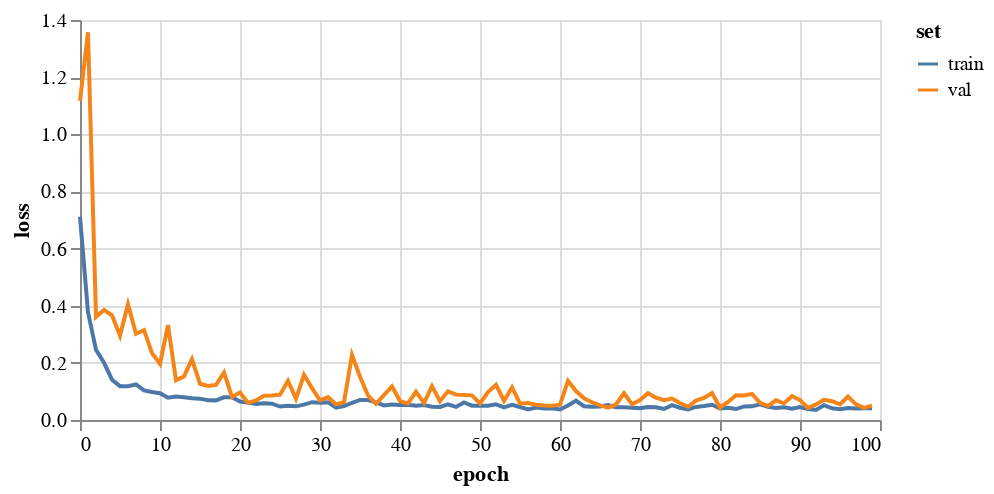

Notebook code cell kept with this figure:
### Markdown cell above
## 3. Initial training

### Code cell
saveDir = 'results/transferLrn_des9_01/'
epochs = 100
ptrGcn = FeaStNet()
history = ptrGcn.trainModel(pretrainData, pretrainValData, 
                            epochs=epochs,
                            saveDir=saveDir+f'preTrain/gcn/')

ptrGcnCheckptFile = ptrGcn.checkptFile
plotHistory(history)

### Figure 1 — Vega-Lite specification as saved in the notebook (floating-point values rounded to 4 significant figures)
{"config": {"view": {"continuousWidth": 400, "continuousHeight": 300}}, "data": {"name": "data-460b332c36448c5bad09cb73cecd2e28"}, "mark": "line", "encoding": {"color": {"type": "nominal", "field": "set"}, "tooltip": [{"type": "quantitative", "field": "epoch"}, {"type": "quantitative", "field": "value"}], "x": {"type": "quantitative", "field": "epoch"}, "y": {"type": "quantitative", "axis": {"title": "loss"}, "field": "value"}}, "height": 200, "transform": [{"fold": ["train", "val"], "as": ["set", "value"]}], "width": 400, "$schema": "https://vega.github.io/schema/vega-lite/v4.8.1.json", "datasets": {"data-460b332c36448c5bad09cb73cecd2e28": [{"train": 0.7114, "val": 1.117, "epoch": 0}, {"train": 0.377, "val": 1.357, "epoch": 1}, {"train": 0.2457, "val": 0.361, "epoch": 2}, {"train": 0.2001, "val": 0.3853, "epoch": 3}, {"train": 0.141, "val": 0.3667, "epoch": 4}, {"train": 0.1184, "val": 0.2948, "epoch": 5}, {"train": 0.1185, "val": 0.4055, "epoch": 6}, {"train": 0.1244, "val": 0.3017, "epoch": 7}, {"train": 0.1037, "val": 0.3143, "epoch": 8}, {"train": 0.09778, "val": 0.234, "epoch": 9}, {"train": 0.09386, "val": 0.196, "epoch": 10}, {"train": 0.0779, "val": 0.3322, "epoch": 11}, {"train": 0.08217, "val": 0.1389, "epoch": 12}, {"train": 0.07976, "val": 0.1525, "epoch": 13}, {"train": 0.07602, "val": 0.213, "epoch": 14}, {"train": 0.07479, "val": 0.1267, "epoch": 15}, {"train": 0.06942, "val": 0.1191, "epoch": 16}, {"train": 0.06871, "val": 0.123, "epoch": 17}, {"train": 0.07928, "val": 0.1659, "epoch": 18}, {"train": 0.07947, "val": 0.08098, "epoch": 19}, {"train": 0.06457, "val": 0.09591, "epoch": 20}, {"train": 0.06113, "val": 0.06015, "epoch": 21}, {"train": 0.05623, "val": 0.0682, "epoch": 22}, {"train": 0.05848, "val": 0.08514, "epoch": 23}, {"train": 0.05716, "val": 0.08613, "epoch": 24}, {"train": 0.04716, "val": 0.0885, "epoch": 25}, {"train": 0.04966, "val": 0.1367, "epoch": 26}, {"train": 0.04774, "val": 0.07412, "epoch": 27}, {"train": 0.05379, "val": 0.1583, "epoch": 28}, {"train": 0.06236, "val": 0.1117, "epoch": 29}, {"train": 0.0601, "val": 0.06891, "epoch": 30}, {"train": 0.06232, "val": 0.07994, "epoch": 31}, {"train": 0.04326, "val": 0.05478, "epoch": 32}, {"train": 0.04892, "val": 0.06197, "epoch": 33}, {"train": 0.05957, "val": 0.2276, "epoch": 34}, {"train": 0.07041, "val": 0.1512, "epoch": 35}, {"train": 0.07006, "val": 0.08602, "epoch": 36}, {"train": 0.06167, "val": 0.0568, "epoch": 37}, {"train": 0.05112, "val": 0.08686, "epoch": 38}, {"train": 0.05437, "val": 0.1175, "epoch": 39}, {"train": 0.05288, "val": 0.06626, "epoch": 40}, {"train": 0.05318, "val": 0.05793, "epoch": 41}, {"train": 0.04996, "val": 0.09869, "epoch": 42}, {"train": 0.0524, "val": 0.06, "epoch": 43}, {"train": 0.04655, "val": 0.1187, "epoch": 44}, {"train": 0.04559, "val": 0.06596, "epoch": 45}, {"train": 0.05493, "val": 0.1004, "epoch": 46}, {"train": 0.04587, "val": 0.08879, "epoch": 47}, {"train": 0.06145, "val": 0.08787, "epoch": 48}, {"train": 0.05013, "val": 0.08622, "epoch": 49}, {"train": 0.0498, "val": 0.05841, "epoch": 50}, {"train": 0.04973, "val": 0.09757, "epoch": 51}, {"train": 0.05487, "val": 0.1233, "epoch": 52}, {"train": 0.04442, "val": 0.06683, "epoch": 53}, {"train": 0.05309, "val": 0.1142, "epoch": 54}, {"train": 0.04558, "val": 0.05787, "epoch": 55}, {"train": 0.03698, "val": 0.0597, "epoch": 56}, {"train": 0.04374, "val": 0.05303, "epoch": 57}, {"train": 0.04008, "val": 0.05104, "epoch": 58}, {"train": 0.04087, "val": 0.05017, "epoch": 59}, {"train": 0.03671, "val": 0.05335, "epoch": 60}, {"train": 0.05069, "val": 0.1367, "epoch": 61}, {"train": 0.06742, "val": 0.1012, "epoch": 62}, {"train": 0.04807, "val": 0.0761, "epoch": 63}, {"train": 0.04681, "val": 0.06214, "epoch": 64}, {"train": 0.04703, "val": 0.05104, "epoch": 65}, {"train": 0.05216, "val": 0.04329, "epoch": 66}, {"train": 0.04473, "val": 0.05425, "epoch": 67}, {"train": 0.04449, "val": 0.09358, "epoch": 68}, {"train": 0.04301, "val": 0.05518, "epoch": 69}, {"train": 0.04123, "val": 0.0696, "epoch": 70}, {"train": 0.04509, "val": 0.09376, "epoch": 71}, {"train": 0.04474, "val": 0.07812, "epoch": 72}, {"train": 0.03849, "val": 0.06923, "epoch": 73}, {"train": 0.05192, "val": 0.07501, "epoch": 74}, {"train": 0.04303, "val": 0.05956, "epoch": 75}, {"train": 0.03699, "val": 0.04644, "epoch": 76}, {"train": 0.04586, "val": 0.06769, "epoch": 77}, {"train": 0.04879, "val": 0.07713, "epoch": 78}, {"train": 0.05327, "val": 0.0946, "epoch": 79}, {"train": 0.04052, "val": 0.04378, "epoch": 80}, {"train": 0.04266, "val": 0.06328, "epoch": 81}, {"train": 0.03832, "val": 0.08648, "epoch": 82}, {"train": 0.0475, "val": 0.08575, "epoch": 83}, {"train": 0.0478, "val": 0.09156, "epoch": 84}, {"train": 0.05509, "val": 0.05989, "epoch": 85}, {"train": 0.0466, "val": 0.04976, "epoch": 86}, {"train": 0.04223, "val": 0.06911, "epoch": 87}, {"train": 0.04455, "val": 0.05856, "epoch": 88}, {"train": 0.03953, "val": 0.08342, "epoch": 89}, {"train": 0.04535, "val": 0.06978, "epoch": 90}, {"train": 0.03826, "val": 0.04253, "epoch": 91}, {"train": 0.03526, "val": 0.0546, "epoch": 92}, {"train": 0.05184, "val": 0.0708, "epoch": 93}, {"train": 0.04111, "val": 0.06592, "epoch": 94}, {"train": 0.03773, "val": 0.0549, "epoch": 95}, {"train": 0.04196, "val": 0.08237, "epoch": 96}, {"train": 0.04024, "val": 0.05493, "epoch": 97}, {"train": 0.041, "val": 0.04257, "epoch": 98}, {"train": 0.04142, "val": 0.05034, "epoch": 99}]}}
